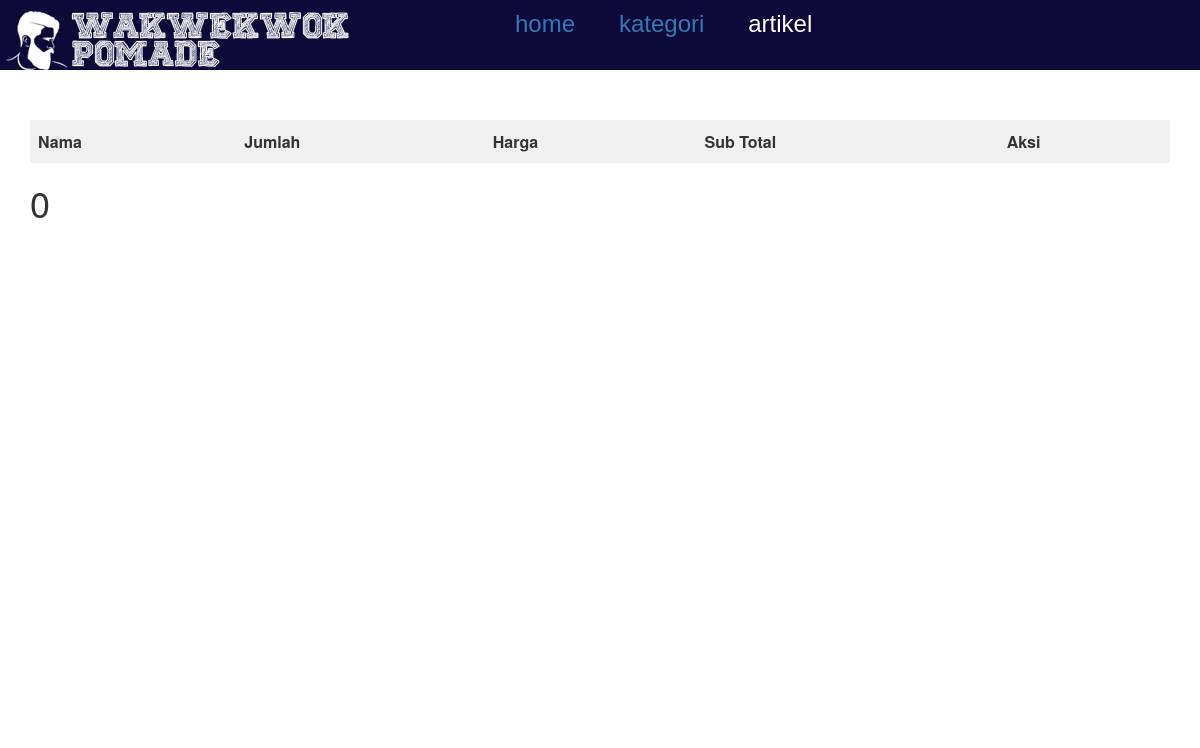
The page /keranjang.php (signed in) on the database as committed earlier.
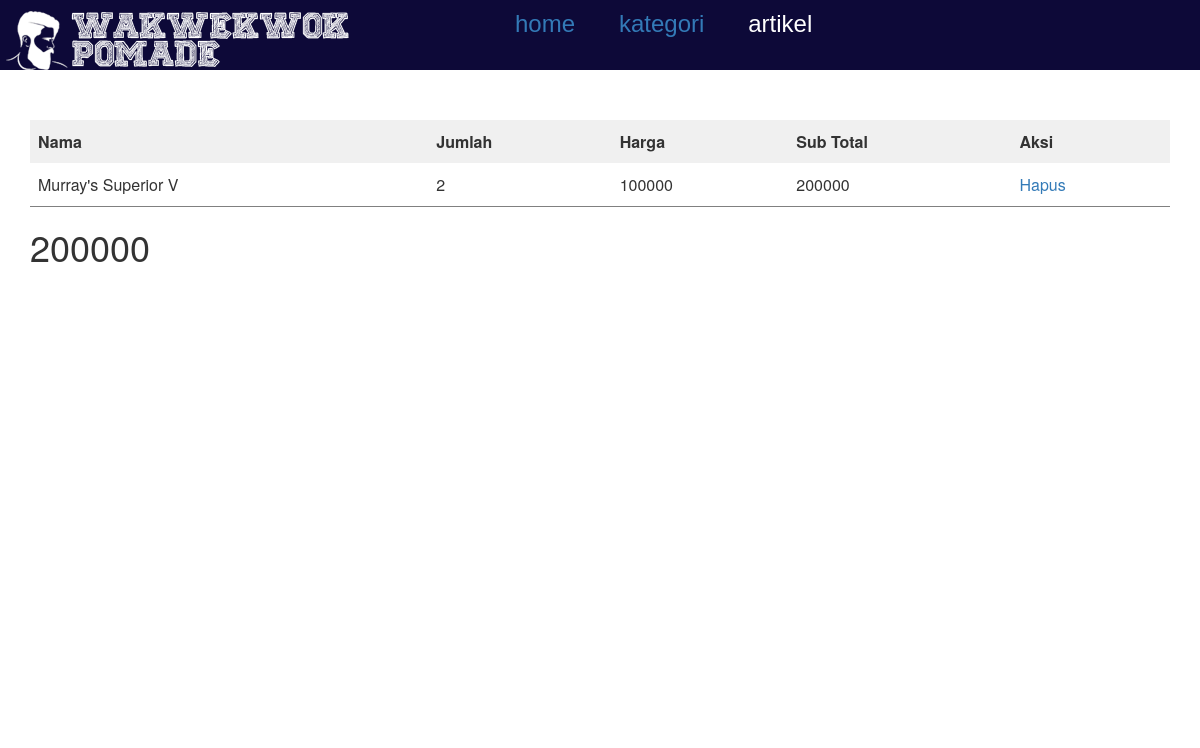
The same page on the database as committed later.
### tables this page shows
CREATE TABLE IF NOT EXISTS `detailkeranjang` (
  `idKeranjang` varchar(50) DEFAULT NULL,
  `idProduk` varchar(50) DEFAULT NULL,
  `jumlah` int(11) DEFAULT NULL,
  KEY `FK_detailkeranjang_ikan` (`idProduk`),
  KEY `FK_detailkeranjang_keranjang` (`idKeranjang`),
  CONSTRAINT `FK_detailkeranjang_ikan` FOREIGN KEY (`idProduk`) REFERENCES `produk` (`idProduk`),
  CONSTRAINT `FK_detailkeranjang_keranjang` FOREIGN KEY (`idKeranjang`) REFERENCES `keranjang` (`idKeranjang`)
);

CREATE TABLE IF NOT EXISTS `produk` (
  `idProduk` varchar(50) NOT NULL,
  `namaProduk` varchar(50) DEFAULT NULL,
  `harga` int(11) DEFAULT NULL,
  `stok` int(11) DEFAULT NULL,
  `gambarProduk` text,
  `kategori` char(50) DEFAULT NULL,
  PRIMARY KEY (`idProduk`)
);

### keranjang.php (the view, shortened to what this page needs)
<?php
include('header.php');
?>
<?php
include_once("connection.php");
	$idUser = $_SESSION['idUser'];
	$total = 0;
    $p = isset($_GET['aksi']) ? $_GET['aksi'] : '';
    switch($p)
    {
     default:
     	echo "<div class='container'>";
		  echo "<table id=\"keranjang\" cellpadding=\"10\" cellspacing=\"1\">
		<tr>
			<th>Nama</th>
			<th>Jumlah</th>
			<th>Harga</th>
			<th>Sub Total</th>
			<th>Aksi</th>
		</tr>";
		         $result = mysqli_query($mysqli, "SELECT * FROM keranjang,detailkeranjang,produk WHERE idUser ='".$idUser."' and produk.idProduk=detailkeranjang.idProduk");
                 while($dt = mysqli_fetch_array($result, MYSQLI_ASSOC)) {
                 	$jumlah = $dt['jumlah'];
                        $subTotal = $jumlah * $dt['harga'];
						$total = $total + $subTotal;
						$namaProduk = $dt['namaProduk'];
		echo "<tr>
				<td>$namaProduk</td>
				<td>$dt[jumlah]</td>
				<td>$dt[harga]</td>
				<td>$subTotal</td>
				<td><a href=\"delete.php?idProduk=$dt[idProduk]\" onClick=\"return confirm('Anda yakin ingin menghapus?')\">Hapus</a></td>
			</tr>";
		}
              echo "</table>";
                echo "<h1>$total</h1>";
                echo "</div>";
                break;
            }
?>
</body>

### header.php (shortened to what this page needs)
<html>
<head>
	<link href="style.css" rel="stylesheet" type="text/css">
	<link href="bootstrap-3.3.7-dist\css\bootstrap.min.css" rel="stylesheet" type="text/css">
</head>
<body>
<main>
<nav class="floating-logo">
<a href="#"><img src='img/logo.png'></a>
</nav>
<nav class="floating-menu">
<ul>
  <li><a href="index.php"><font size="5">home</font></a></li>
   <li class="dropdown">
    <a href="javascript:void(0)" class="dropbtn"><font size="5">kategori</font></a>
  </li>
  <li><font size="5">artikel</font></li>
  </ul>
  </nav>
<nav class="floating-tool">
 <ul>
 <li><a href="#"><img src="img/find.png"/></a></li>
  <?php
  echo "</ul>"; ?>
  </nav>
</main>
</body>
</html>

### style.css (style rules this page uses)
body { background-image: url('/pix/samples/bg1.gif'); }
.floating-logo { font-family: sans-serif; background: #0d0938; padding: 5px;; width: 350px; height: 70px; z-index: 100; position: fixed; top: 0px; left: 0px; }
.floating-menu { font-family: sans-serif; background: #0d0938; padding: 5px;; width: 800px; height: 70px; z-index: 100; position: fixed; top: 0px; left: 350px; }
.floating-menu ul { margin-left: 100px; }
.floating-menu li { display:inline-block; color: #fff; height:100%; padding: 2px 20px; }
li.dropdown { display: inline-block; }
.floating-tool { font-family: sans-serif; background: #0d0938; padding: 5px;; width: 400px; height: 70px; z-index: 100; position: fixed; top: 0px; left: 1150px; }
.floating-tool li { display:inline-block; color: #fff; height:100%; padding: 2px 20px; }
.container { margin: 120px auto; width: 800px; height: 600px; }
.container table { width: 100%; background-color: #f0f0f0; }
.container table td,.container table th { padding:10px 8px; }
.container table td { background-color: #ffffff; border-bottom: 1px solid grey; }

Rows that differ between the two databases and show on the page:
added detailkeranjang: idProduk.namaProduk "Murray's Superior V", jumlah "2", idProduk.harga "100000", jumlah.harga "200000"
Other text that changed with them:
$total: "0" → "200000"
